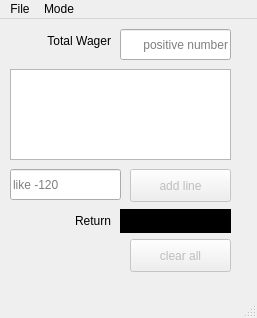
<?xml version="1.0" encoding="UTF-8"?>
<ui version="4.0">
 <class>MainWindow</class>
 <widget class="QMainWindow" name="MainWindow">
  <property name="geometry">
   <rect>
    <x>0</x>
    <y>0</y>
    <width>257</width>
    <height>318</height>
   </rect>
  </property>
  <property name="windowTitle">
   <string>Parlay Calc</string>
  </property>
  <widget class="QWidget" name="centralwidget">
   <widget class="QLineEdit" name="edwagger">
    <property name="geometry">
     <rect>
      <x>120</x>
      <y>10</y>
      <width>111</width>
      <height>31</height>
     </rect>
    </property>
    <property name="inputMethodHints">
     <set>Qt::ImhNone</set>
    </property>
    <property name="inputMask">
     <string/>
    </property>
    <property name="text">
     <string/>
    </property>
    <property name="alignment">
     <set>Qt::AlignRight|Qt::AlignTrailing|Qt::AlignVCenter</set>
    </property>
    <property name="placeholderText">
     <string>positive number</string>
    </property>
    <property name="clearButtonEnabled">
     <bool>false</bool>
    </property>
   </widget>
   <widget class="QPushButton" name="btnAdd">
    <property name="enabled">
     <bool>false</bool>
    </property>
    <property name="geometry">
     <rect>
      <x>130</x>
      <y>150</y>
      <width>101</width>
      <height>33</height>
     </rect>
    </property>
    <property name="text">
     <string>add line</string>
    </property>
   </widget>
   <widget class="QListWidget" name="listWidget">
    <property name="geometry">
     <rect>
      <x>10</x>
      <y>50</y>
      <width>221</width>
      <height>91</height>
     </rect>
    </property>
   </widget>
   <widget class="QLineEdit" name="edOdd">
    <property name="geometry">
     <rect>
      <x>10</x>
      <y>150</y>
      <width>111</width>
      <height>31</height>
     </rect>
    </property>
    <property name="placeholderText">
     <string>like -120</string>
    </property>
   </widget>
   <widget class="QLabel" name="label">
    <property name="geometry">
     <rect>
      <x>10</x>
      <y>10</y>
      <width>101</width>
      <height>24</height>
     </rect>
    </property>
    <property name="text">
     <string>Total Wager</string>
    </property>
    <property name="alignment">
     <set>Qt::AlignRight|Qt::AlignTrailing|Qt::AlignVCenter</set>
    </property>
   </widget>
   <widget class="QLabel" name="label_2">
    <property name="geometry">
     <rect>
      <x>10</x>
      <y>190</y>
      <width>101</width>
      <height>24</height>
     </rect>
    </property>
    <property name="text">
     <string>Return</string>
    </property>
    <property name="alignment">
     <set>Qt::AlignRight|Qt::AlignTrailing|Qt::AlignVCenter</set>
    </property>
   </widget>
   <widget class="QLabel" name="lblResult">
    <property name="geometry">
     <rect>
      <x>120</x>
      <y>190</y>
      <width>111</width>
      <height>24</height>
     </rect>
    </property>
    <property name="styleSheet">
     <string notr="true">background-color: rgb(0, 0, 0);
border-color: rgb(61, 61, 61);</string>
    </property>
    <property name="text">
     <string>0</string>
    </property>
    <property name="alignment">
     <set>Qt::AlignRight|Qt::AlignTrailing|Qt::AlignVCenter</set>
    </property>
   </widget>
   <widget class="QPushButton" name="btnClear">
    <property name="enabled">
     <bool>false</bool>
    </property>
    <property name="geometry">
     <rect>
      <x>130</x>
      <y>220</y>
      <width>101</width>
      <height>33</height>
     </rect>
    </property>
    <property name="text">
     <string>clear all</string>
    </property>
   </widget>
  </widget>
  <widget class="QMenuBar" name="menubar">
   <property name="geometry">
    <rect>
     <x>0</x>
     <y>0</y>
     <width>257</width>
     <height>29</height>
    </rect>
   </property>
   <widget class="QMenu" name="menuFile">
    <property name="title">
     <string>File</string>
    </property>
    <addaction name="actionExit"/>
   </widget>
   <widget class="QMenu" name="menuFormat">
    <property name="title">
     <string>Mode</string>
    </property>
    <addaction name="actionFractional"/>
    <addaction name="actionDecimal"/>
    <addaction name="actionAmerican"/>
   </widget>
   <addaction name="menuFile"/>
   <addaction name="menuFormat"/>
  </widget>
  <widget class="QStatusBar" name="statusbar">
   <property name="statusTip">
    <string/>
   </property>
  </widget>
  <action name="actionExit">
   <property name="text">
    <string>Exit</string>
   </property>
  </action>
  <action name="actionDecimal">
   <property name="checkable">
    <bool>true</bool>
   </property>
   <property name="text">
    <string>Decimal</string>
   </property>
  </action>
  <action name="actionAmerican">
   <property name="checkable">
    <bool>true</bool>
   </property>
   <property name="checked">
    <bool>true</bool>
   </property>
   <property name="text">
    <string>American</string>
   </property>
  </action>
  <action name="actionFractional">
   <property name="checkable">
    <bool>true</bool>
   </property>
   <property name="enabled">
    <bool>false</bool>
   </property>
   <property name="text">
    <string>Fractional</string>
   </property>
  </action>
 </widget>
 <resources/>
 <connections>
  <connection>
   <sender>actionExit</sender>
   <signal>triggered()</signal>
   <receiver>MainWindow</receiver>
   <slot>close()</slot>
   <hints>
    <hint type="sourcelabel">
     <x>-1</x>
     <y>-1</y>
    </hint>
    <hint type="destinationlabel">
     <x>128</x>
     <y>158</y>
    </hint>
   </hints>
  </connection>
 </connections>
</ui>
